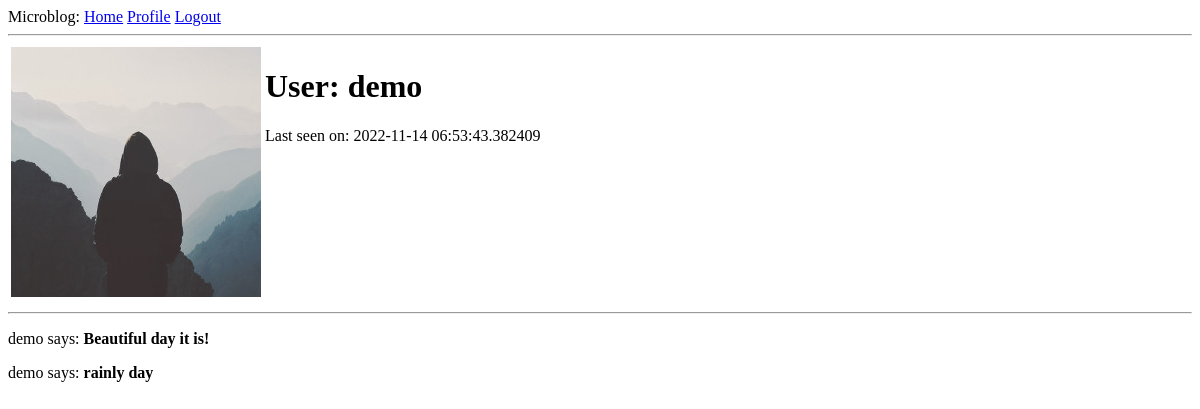
Before: /user/demo (signed in) with the older database file.
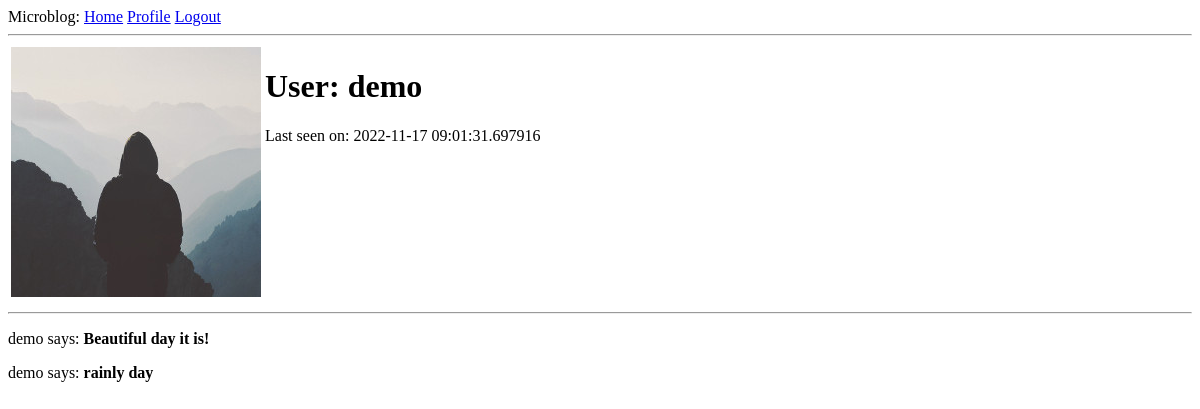
After: the same page with the newer database file.
### models.py (models this page shows, shortened)
class User(UserMixin, db.Model):
    id = db.Column(db.Integer, primary_key=True)
    username = db.Column(db.String(64), index=True, unique=True, nullable=False)
    email = db.Column(db.String(120), index=True, unique=True, nullable=False)
    password_hash = db.Column(db.String(128), nullable=False)
    posts = db.relationship(
        'Post',
        backref='author',
        lazy='dynamic'
    )
    profile_pic_file = db.Column(db.String(20), nullable=False, default='default.jpg')
    about_me = db.Column(db.String(140))
    last_seen = db.Column(db.DateTime, default=datetime.utcnow)
    followed = db.relationship(
        'User',
        secondary=followers,
        primaryjoin=(followers.c.follower_id == id),
        secondaryjoin=(followers.c.followed_id == id),
        backref=db.backref('followers', lazy='dynamic'),
        lazy='dynamic'
    )

### routes.py (the view)
@app.route('/user/<username>')
@login_required
def user(username):
    if not username:
        abort(404)
    user = User.query.filter_by(username=username).first_or_404()
    profile_pic_uri = url_for('static' ,filename='profile_pics/' + user.profile_pic_file)
    return render_template('user.html', user=user, posts=posts, profile_pic_uri=profile_pic_uri)

### models.py (called while the page is built)
@login_manager.user_loader
def load_user(id):
    return User.query.get(int(id))

### routes.py (called while the page is built)
@app.before_request
def before_request():
    if current_user.is_authenticated:
        current_user.last_seen = datetime.utcnow()
        db.session.commit()

### templates/user.html (shortened to what this page needs)
{% extends 'base.html' %}
{% block content %}
  <table>
  <tr valign="top">
    <td><img src="{{ profile_pic_uri }}"></td>
    <td>
    <h1>User: {{ user.username }}</h1>
    {% if current_user == user %}
        <p>Last seen on: Online</p>
    {% else  %}
        <p>Last seen on: {{ user.last_seen }}</p>
    {% endif %}
    </td>
  </tr>
  </table>
  <hr>
    {% for post in posts %}
        <p>{{ user.username }} says: <b>{{ post.body }}</b></p>
    {% endfor %}
{% endblock %}

Changed rows visible on the page:
changed User "demo": last_seen "2022-11-14 06:53:43.382409" → "2022-11-17 09:01:31.697916"
